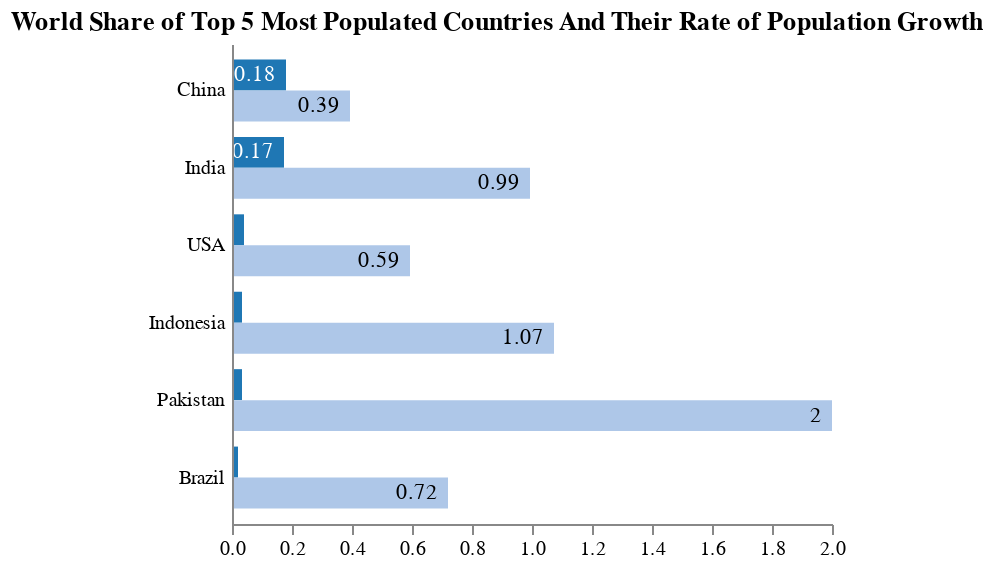

Describe this chart as a Vega-Lite specification.
### Vega specification from a JSON file in a GitHub repository (floating-point values rounded to 4 significant figures)
{"$schema": "https://vega.github.io/schema/vega/v5.json", "title": "World Share of Top 5 Most Populated Countries And Their Rate of Population Growth", "width": 300, "height": 240, "padding": 5, "data": [{"name": "table", "values": [{"category": "China", "position": 0, "value": 0.18}, {"category": "China", "position": 1, "value": 0.39}, {"category": "India", "position": 0, "value": 0.17}, {"category": "India", "position": 1, "value": 0.99}, {"category": "USA", "position": 0, "value": 0.04}, {"category": "USA", "position": 1, "value": 0.59}, {"category": "Indonesia", "position": 0, "value": 0.03}, {"category": "Indonesia", "position": 1, "value": 1.07}, {"category": "Pakistan", "position": 0, "value": 0.03}, {"category": "Pakistan", "position": 1, "value": 2}, {"category": "Brazil", "position": 0, "value": 0.02}, {"category": "Brazil", "position": 1, "value": 0.72}]}], "scales": [{"name": "yscale", "type": "band", "domain": {"data": "table", "field": "category"}, "range": "height", "padding": 0.2}, {"name": "xscale", "type": "linear", "domain": {"data": "table", "field": "value"}, "range": "width", "round": true, "zero": true, "nice": true}, {"name": "color", "type": "ordinal", "domain": {"data": "table", "field": "position"}, "range": {"scheme": "category20"}}], "axes": [{"orient": "left", "scale": "yscale", "tickSize": 0, "labelPadding": 4, "zindex": 1}, {"orient": "bottom", "scale": "xscale"}], "marks": [{"type": "group", "from": {"facet": {"data": "table", "name": "facet", "groupby": "category"}}, "encode": {"enter": {"y": {"scale": "yscale", "field": "category"}}}, "signals": [{"name": "height", "update": "bandwidth('yscale')"}], "scales": [{"name": "pos", "type": "band", "range": "height", "domain": {"data": "facet", "field": "position"}}], "marks": [{"name": "bars", "from": {"data": "facet"}, "type": "rect", "encode": {"enter": {"y": {"scale": "pos", "field": "position"}, "height": {"scale": "pos", "band": 1}, "x": {"scale": "xscale", "field": "value"}, "x2": {"scale": "xscale", "value": 0}, "fill": {"scale": "color", "field": "position"}}}}, {"type": "text", "from": {"data": "bars"}, "encode": {"enter": {"x": {"field": "x2", "offset": -5}, "y": {"field": "y", "offset": {"field": "height", "mult": 0.5}}, "fill": [{"test": "contrast('white', datum.fill) > contrast('black', datum.fill)", "value": "white"}, {"value": "black"}], "align": {"value": "right"}, "baseline": {"value": "middle"}, "text": {"field": "datum.value"}}}}]}], "config": {}}
